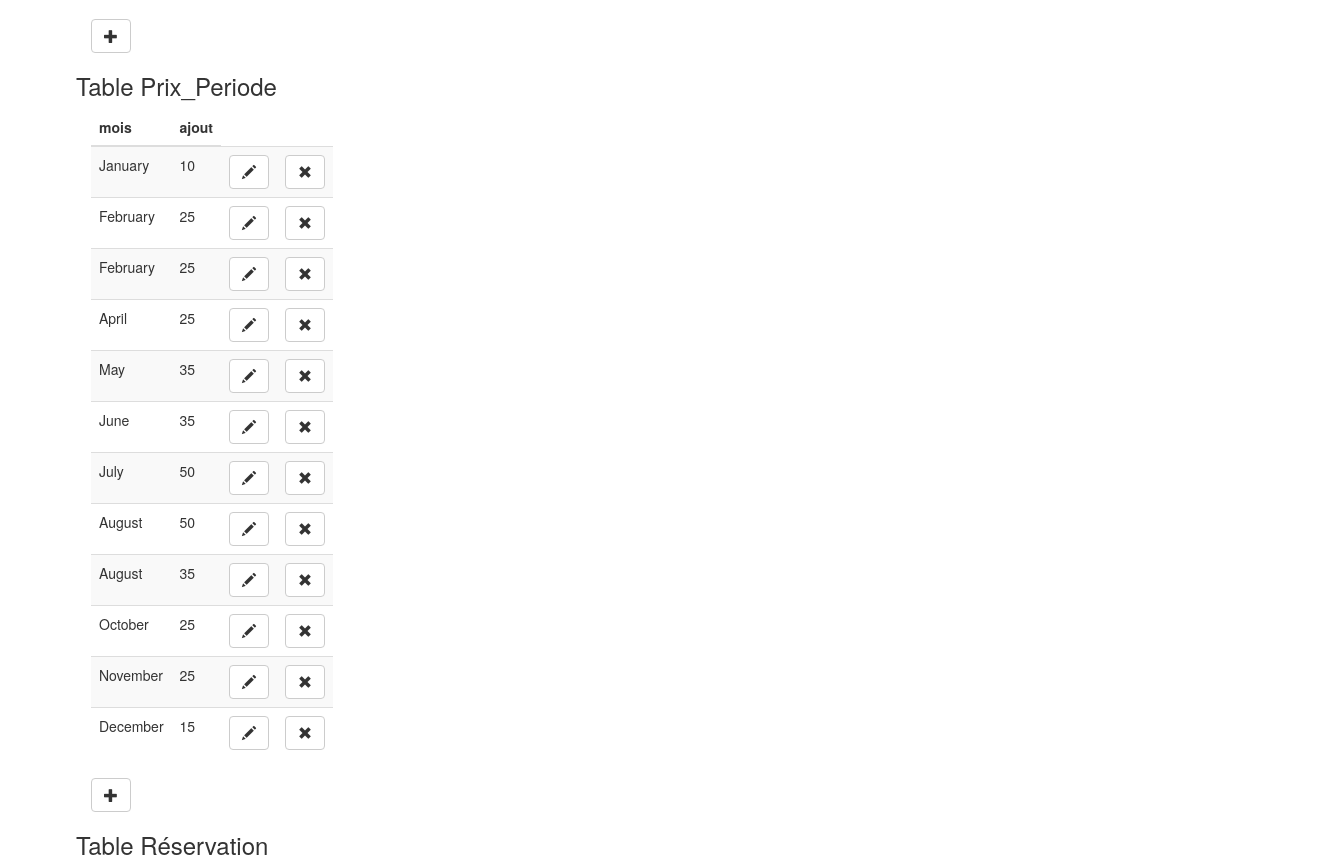
Page /administration.php (middle part) on the earlier database version.
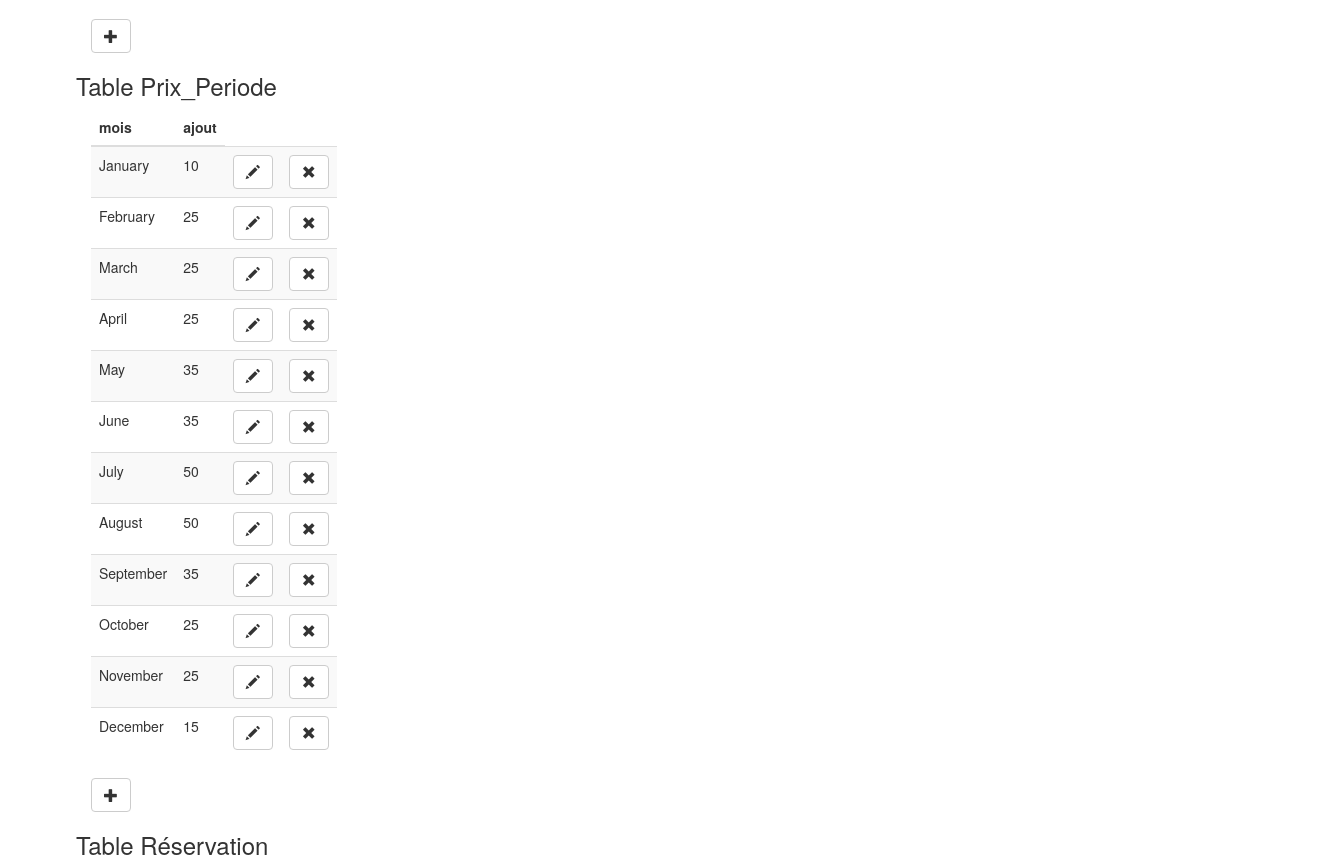
Same page on the later database version.
### tables this page shows
CREATE TABLE IF NOT EXISTS prix_periode (
  mois varchar(30) DEFAULT NULL,
  ajout int(11) DEFAULT NULL
);

### src/administration.php (the view, shortened to what this page needs)
<?php
include 'BDD_connect.php';
$prix_periodeTable = $pdo->prepare("SELECT mois, ajout FROM prix_periode");
$prix_periodeTable->execute();
?>
<!DOCTYPE html>
<html lang="fr">
<head>
    <link href="../css/bootstrap.min.css" rel="stylesheet">
    <link href="../css/starter-template.css" rel="stylesheet">
    <link rel="stylesheet" href="../css/datepicker.css">
</head>
<body>
<div id="wrap">
    <div class="container">
        <div class="row">
            <div class="container-fluid col-md-1">
                <div class="table_icon">
                    <a href="AA_Logement.php?action=insert">
                        <button class="btn btn-default" title="Insérer un logement" type="button">
                                        <span class="glyphicon glyphicon-plus">
                                        </span>
                        </button>
                    </a>
                </div>
            </div>
        </div>
        <div class="row">
            <h3>Table Prix_Periode</h3>
            <div class="container-fluid col-md-1">
                <table class="table table-striped">
                    <thead>
                    <tr>
                        <th>mois</th>
                        <th>ajout</th>
                    </tr>
                    </thead>
                    <tbody>
                    <?php
                    while ($prix_periode = $prix_periodeTable->fetch()) {
                        ?>
                        <tr>
                            <?php
                            for ($i = 0; $i < 2; $i++) {
                                ?>
                                <td> <?php echo $prix_periode[$i]; ?> </td>
                            <?php
                            }
                            ?>
                            <td class="table_icon">
                                <?php $inc = 0; ?>
                                <a href="AA_PrixPeriode.php?action=update&mois=<?php echo urlencode($prix_periode[$inc++]) ?>&ajout=<?php echo urlencode($prix_periode[$inc]) ?>">
                                    <button class="btn btn-default" title="Editer le prix par période" type="button">
                                        <span class="glyphicon glyphicon-pencil">
                                        </span>
                                    </button>
                                </a>
                            </td>
                            <td class="table_icon">
                                <a href="traitement.php?action=delete&table=prixperiode&mois=<?php echo $prix_periode[0] ?>">
                                    <button class="btn btn-default" title="Supprimer le prix par période" type="button">
                                        <span class="glyphicon glyphicon-remove">
                                        </span>
                                    </button>
                                </a>
                            </td>
                        </tr>
                    <?php
                    }
                    ?>
                    </tbody>
                </table>
                <div class="table_icon">
                    <a href="AA_PrixPeriode.php?action=insert">
                        <button class="btn btn-default" title="Insérer un prix par période" type="button">
                                        <span class="glyphicon glyphicon-plus">
                                        </span>
                        </button>
                    </a>
                </div>
            </div>
        </div>
        <div class="row">
            <h3>Table Réservation</h3>
        </div>
    </div>
</div>
</body>
</html>

### css/starter-template.css (style rules this page uses)
html, body { height: 100%; }
#wrap { min-height: 100%; height: auto; margin: 0 auto -60px; padding: 0 0 60px; }

Differences in the rows shown:
removed prix_periode: mois "February", ajout "25"
removed prix_periode: mois "August", ajout "35"
added prix_periode: mois "March", ajout "25"
added prix_periode: mois "September", ajout "35"
